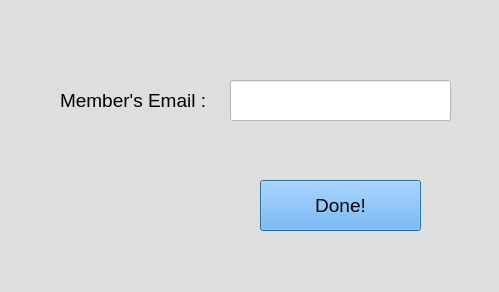
<?xml version="1.0" encoding="UTF-8"?>
<ui version="4.0">
 <class>addmemtoprojwin</class>
 <widget class="QDialog" name="addmemtoprojwin">
  <property name="geometry">
   <rect>
    <x>0</x>
    <y>0</y>
    <width>499</width>
    <height>292</height>
   </rect>
  </property>
  <property name="windowTitle">
   <string>Dialog</string>
  </property>
  <property name="styleSheet">
   <string notr="true">background-color: rgb(222, 222, 222);</string>
  </property>
  <widget class="QLineEdit" name="lineEdit">
   <property name="geometry">
    <rect>
     <x>230</x>
     <y>80</y>
     <width>221</width>
     <height>41</height>
    </rect>
   </property>
   <property name="font">
    <font>
     <pointsize>12</pointsize>
    </font>
   </property>
   <property name="styleSheet">
    <string notr="true">background-color: rgb(255, 255, 255);</string>
   </property>
  </widget>
  <widget class="QLabel" name="label">
   <property name="geometry">
    <rect>
     <x>60</x>
     <y>80</y>
     <width>151</width>
     <height>41</height>
    </rect>
   </property>
   <property name="font">
    <font>
     <pointsize>14</pointsize>
    </font>
   </property>
   <property name="styleSheet">
    <string notr="true">color: rgb(0, 0, 0);</string>
   </property>
   <property name="text">
    <string>Member's Email :</string>
   </property>
  </widget>
  <widget class="QPushButton" name="pushButton">
   <property name="geometry">
    <rect>
     <x>260</x>
     <y>180</y>
     <width>161</width>
     <height>51</height>
    </rect>
   </property>
   <property name="font">
    <font>
     <pointsize>14</pointsize>
    </font>
   </property>
   <property name="cursor">
    <cursorShape>PointingHandCursor</cursorShape>
   </property>
   <property name="styleSheet">
    <string notr="true">background-color: rgb(170, 170, 255);
background-color: rgb(85, 170, 255);
color: rgb(0, 0, 0);</string>
   </property>
   <property name="text">
    <string>Done!</string>
   </property>
  </widget>
  <widget class="QLabel" name="error">
   <property name="geometry">
    <rect>
     <x>230</x>
     <y>130</y>
     <width>221</width>
     <height>20</height>
    </rect>
   </property>
   <property name="font">
    <font>
     <pointsize>12</pointsize>
    </font>
   </property>
   <property name="styleSheet">
    <string notr="true">color: rgb(255, 0, 0);</string>
   </property>
   <property name="text">
    <string/>
   </property>
   <property name="alignment">
    <set>Qt::AlignCenter</set>
   </property>
  </widget>
 </widget>
 <resources/>
 <connections/>
</ui>
